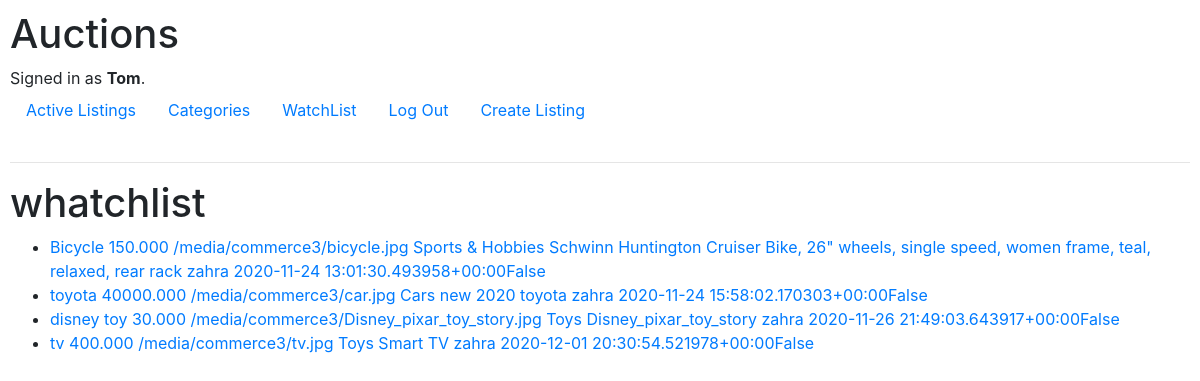
The app's page /watchlist/ (signed in) with its own data.
### auctions/models.py (models this page shows)
class User(AbstractUser):
    pass

class auction(models.Model):
    title= models.CharField(max_length = 64)
    starting_bid = models.DecimalField(max_digits=10, decimal_places=3)
    image_url = models.CharField(max_length= 200)
    category = models.ForeignKey(category, on_delete = models.CASCADE, blank = True, related_name= "category")
    description = models.TextField(default='')
    created_on = models.DateTimeField(auto_now_add=True)
    created_by = models.ForeignKey(User, on_delete = models.CASCADE, related_name="creater")
    is_active = models.BooleanField(default='')
    def __str__(self):
         return f"{self.title} {self.starting_bid} {self.image_url} {self.category} {self.description} {self.created_by} {self.created_on}{self.is_active}  "

class category(models.Model) :
    name = models.CharField(max_length=64)
    def __str__(self):
         return f"{self.name}"

### auctions/views.py (the view)
# urls.py: path("watchlist/", views.Show_watchlist, name="Show_watchlist"),
def Show_watchlist(request):
        watcher0 =request.user
        print("*******************")
        print(watcher0)
        activelisting0 = activelisting.objects.get(watcher=watcher0)
        actives = activelisting0.active.all()
        print(actives)
        return render(request, "auctions/watch_list.html",{
            "actives": activelisting0.active.all()
        })

### auctions/templates/auctions/watch_list.html
{% extends "auctions/layout.html" %}
{% block body %}
<h1> whatchlist</h1>
<ul>
        {% for auction in actives %}
        <li><a href="{% url 'visit_item' auction.id  %}" > {{auction }}</a></li>
        {% empty %}
            <li>No item in whatchlist.</li>
        {% endfor %}
</ul>
{% endblock %}

### auctions/templates/auctions/layout.html (shortened to what this page needs)
{% load static %}
<!DOCTYPE html>
<html lang="en">
    <head>
        <link rel="stylesheet" href="https://stackpath.bootstrapcdn.com/bootstrap/4.4.1/css/bootstrap.min.css">
        <link href="{% static 'auctions/styles.css' %}" rel="stylesheet">
    </head>
    <body>
        <h1>Auctions</h1>
        <div>
            {% if user.is_authenticated %}
                Signed in as <strong>{{ user.username }}</strong>.
            {% else %}
                Not signed in.
            {% endif %}
        </div>
        <ul class="nav">
            <li class="nav-item">
                <a class="nav-link" href="{% url 'index' %}">Active Listings</a>
            </li>
            {% if user.is_authenticated %}
                 <li class="nav-item">
                     <a class="nav-link" href="{% url 'show_categories' %}">Categories</a>
                 </li>
                 <li class="nav-item">
                     <a class="nav-link" href="{% url 'Show_watchlist' %}">WatchList</a>
                 </li>
                <li class="nav-item">
                    <a class="nav-link" href="{% url 'logout' %}">Log Out</a>
                </li>
                <li class="nav-item">
                    <a class="nav-link" href="{% url 'create_view'   %}">Create Listing</a>
                </li>
            {% endif %}
        </ul>
        <hr>
        {% block body %}
        {% endblock %}
    </body>
</html>

### auctions/static/auctions/styles.css (style rules this page uses)
body { padding: 10px; }

### records on screen
User: username "Tom"
auction: title+starting_bid+image_url "Bicycle 150.000 /media/commerce3/bicycle.jpg Sports & Hobbies Schwinn Huntington Cruiser Bike, 26\" wheels, single speed, women frame, teal, relaxed, rear rack zahra 2020-11-24 13:01:30.493958+00:00False"
auction: title+starting_bid+image_url "toyota 40000.000 /media/commerce3/car.jpg Cars new 2020 toyota zahra 2020-11-24 15:58:02.170303+00:00False"
auction: title+starting_bid+image_url "disney toy 30.000 /media/commerce3/Disney_pixar_toy_story.jpg Toys Disney_pixar_toy_story zahra 2020-11-26 21:49:03.643917+00:00False"
auction: title+starting_bid+image_url "tv 400.000 /media/commerce3/tv.jpg Toys Smart TV zahra 2020-12-01 20:30:54.521978+00:00False"
